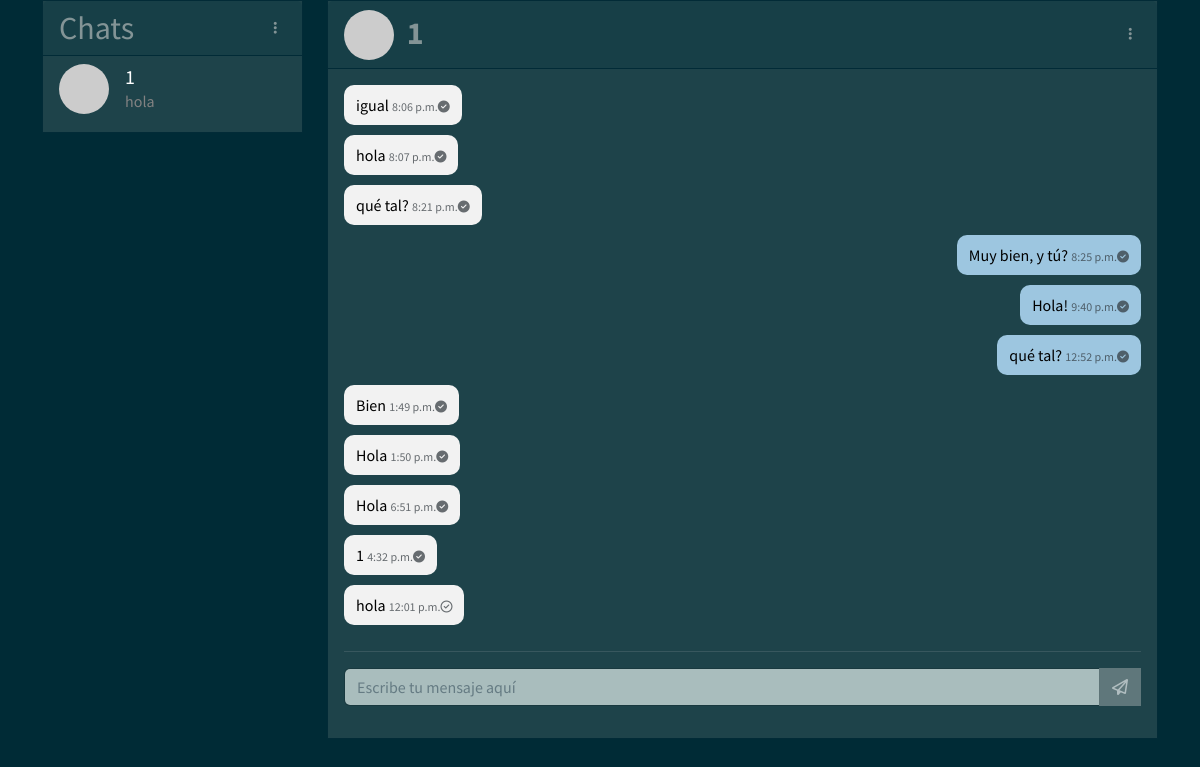
/1/ (signed in), run on the app's committed database.
### accounts/models.py (models this page shows, shortened)
class Message(models.Model):
    STATUS = (
        ('el_none', 'None Eliminated'),
        ('el_sender', 'Sender Eliminated'),
        ('el_recipient', 'Recipient Eliminated'),
        ('el_both', 'Both Eliminated')
    )
    sender = models.ForeignKey(User, on_delete=models.CASCADE, related_name='sent_messages')
    recipient = models.ForeignKey(User, on_delete=models.CASCADE, related_name='received_messages')
    message = models.TextField()
    created_at = models.DateTimeField(auto_now_add=True)
    is_read = models.BooleanField(default=False)
    eliminated = models.CharField(max_length=20, choices=STATUS, default='el_none')

### accounts/views.py (the view, shortened to what this page needs)
# urls.py: path('', HomeView.as_view(), name='home'),
class HomeView(LoginRequiredMixin, TemplateView):
    template_name = 'accounts/home.html'
    def get(self, request, *args, **kwargs):
        context = super().get_context_data(**kwargs)
        sender = User.objects.get(id=request.user.id)
        data = {}
        chats = get_users_with_messages(sender)
        data['chats'] = []
        friends = Friends.objects.filter(user_id=sender.id)
        data['friends'] = friends
        if kwargs.get('id'):
            recipient = User.objects.get(id=kwargs['id'])
            data['recipient'] = recipient
            msgs = Message.objects.filter(Q(sender=sender, recipient=recipient) | Q(sender=recipient, recipient=sender)).order_by('created_at')
            if msgs.first().sender == sender:
                eliminated = 'el_sender'
            else:
                eliminated = 'el_recipient'
            for msg in msgs:
                if msg.eliminated == eliminated or msg.eliminated == 'el_both':
                    msgs = msgs.exclude(id=msg.id)
            data['messages'] = msgs
            for msg in data['messages']:
                message_as_read(request.user, recipient, msg.id)
        for chat in chats:
            last_message = Message.objects.filter(Q(sender=sender, recipient=chat) | Q(sender=chat, recipient=sender)).last()
            if friends.filter(friend_id=chat.id).exists():
                recipient_name = friends.get(friend_id=chat.id).name_save
                data['chats'].append({
                    'user': chat,
                    'name_save': recipient_name,
                    'last_message': last_message,
                    'is_friend': True,
                })
            else:
                data['chats'].append({
                    'user': chat,
                    'name_save': chat.id,
                    'last_message': last_message,
                    'is_friend': False,
                })
            context['data'] = data
        return self.render_to_response(context)

### accounts/views.py (called while the page is built)
def message_as_read(sender, recipient, msg_id):
    msg = get_object_or_404(Message, id=msg_id)
    if msg.sender == recipient:
        msg.is_read = True
        msg.save()
    return msg

### template/accounts/home.html (shortened to what this page needs)
{% extends 'accounts/base.html' %}
{% load static %}
{% block content %}
<div class="container">
    <div class="row">
        <div class="col-md-3">
            <div class="card rounded-0">
                <div class="card-header">
                    <div class="d-flex justify-content-between align-items-center">
                        <h2 class="m-0">Chats</h2>
                        <div class="dropdown">
                            <a class="btn btn-sm btn-link text-muted dropdown-toggle-noarrow" href="#" role="button" data-bs-toggle="dropdown" aria-expanded="false">
                                <i class="fas fa-ellipsis-v"></i>
                            </a>
                        </div>
                    </div>
                </div>
                <div class="card-body p-0">
                    <ul class="list-group list-group-flush contact-section">
                        {% for c in data.chats %}
                        <li class="list-group-item">
                            <a href="{% url 'accounts:chat' id=c.user.id %}" style="text-decoration: none;">
                                <div class="d-flex align-items-center">
                                    <img src="https://via.placeholder.com/48x48" class="rounded-circle me-3" width="50"
                                        height="50" alt="Foto de perfil">
                                    <div class="flex-grow-1 overflow-hidden text-truncate">
                                        <h5 class="f-name mt-0 mb-0">{{ c.name_save }}</h5>
                                        <p class="last-msg  mb-0">{% if c.last_message.sender == request.user %}<strong>Tú: </strong>{{c.last_message.message}} {% else %} {{ c.last_message.message }} {% endif %}</p>
                                    </div>
                                </div>
                            </a>
                        </li>
                        {% endfor %}
                    </ul>
                </div>
            </div>
        </div>
        <div class="col-md-9">
            <div class="card rounded-0">
                {% if data.recipient %}
                <div class="card-header d-flex justify-content-between align-items-center">
                    <img src="https://via.placeholder.com/48x48" class="rounded-circle" width="50" height="50"
                        alt="Foto de perfil">
                    {% for c in data.chats %}
                    {% if c.user.id == data.recipient.id %}
                    <h2 id="name_id" class="card-title me-auto"> <strong>&#160 {{ c.name_save }}</strong></h2>
                    <div class="dropdown">
                        <a class="btn btn-sm btn-link text-muted dropdown-toggle-noarrow ms-auto" href="#" role="button" data-bs-toggle="dropdown" aria-expanded="false">
                            <i class="fas fa-ellipsis-v"></i>
                        </a>
                    </div>
                    {% endif %}
                    {% endfor %}
                </div>
                <div class="card-body mb-3">
                    <div class="chat-section" id="chat-section">
                        <ul class="list-unstyled">
                            {% for m in data.messages %}
                            <li class="message {% if m.sender == request.user %}sent{% else %}received{% endif %}">
                                <p class="p-msg">{{m.message}} <small>{{ m.created_at|date:"g:i a" }}<i class="{%if m.is_read %} fas fa-check-circle {% else %} far fa-check-circle {% endif %}"></i></small></p>
                            </li>
                            {% endfor %}
                        </ul>
                    </div>
                    <hr>
                    <form method="POST">
                        <div class="input-group">
                            <input type="text" name="msg" id="msg" placeholder="Escribe tu mensaje aquí" class="form-control shadow-none" autocomplete="off">
                            <div class="input-group-append">
                                <button class="btn btn-secondary rounded-0" id="send" type="submit" disabled><i class="far fa-paper-plane"></i></button>
                            </div>
                        </div>
                    </form>
                </div>
                {% else %}
                <div class="card-body chat-section text-center d-flex justify-content-center align-items-center">
                    <h1>No hay ningún chat abierto</h1>
                </div>
                {% endif %}
            </div>
        </div>
    </div>
</div>
{% endblock %}

### static/css/base.css (style rules this page uses)
#name_id { display: inline-block; vertical-align: top; margin-top: 5px; }
.contact-section { max-height: 550px; overflow-y: auto; }
.f-name { color: white; font-size: 20px; margin-bottom: 10px; }
.last-msg { color: #828282; font-size: 16px; }
.chat-section { overflow-y: auto; height: 550px; margin-bottom: 10px; }
ul { padding: 0; margin: 0; list-style: none; }
li { margin-bottom: 10px; font-size: 16px; line-height: 1.5; display: flex; align-items: flex-end; }
li p.p-msg { color: black; background: #f2f2f2; border-radius: 10px; padding: 8px 12px; margin: 0; max-width: 60%; }
li.sent p.p-msg { background-color: #9dc6e0; margin-left: auto; margin-right: 0; }
li.sent small { font-size: 12px; color: #30373cb7; text-align: right; margin-left: auto; margin-right: 0; }
li.received small { font-size: 12px; color: #30373cb7; text-align: left; margin-left: 0; margin-right: auto; }

### data on the page
Message: message "igual", created_at "8:06 p.m.", is_read True (drawn)
Message: message "hola", created_at "8:07 p.m.", is_read True (drawn)
Message: message "qué tal?", created_at "8:21 p.m.", is_read True (drawn)
Message: message "Muy bien, y tú?", created_at "8:25 p.m.", is_read True (drawn)
Message: message "Hola!", created_at "9:40 p.m.", is_read True (drawn)
Message: message "qué tal?", created_at "12:52 p.m.", is_read True (drawn)
Message: message "Bien", created_at "1:49 p.m.", is_read True (drawn)
Message: message "Hola", created_at "1:50 p.m.", is_read True (drawn)
Message: message "Hola", created_at "6:51 p.m.", is_read True (drawn)
Message: message "1", created_at "4:32 p.m.", is_read True (drawn)
Message: message "hola", created_at "12:01 p.m.", is_read False (drawn)

### other printed values
{{ c.name_save }} "1"
{{ c.last_message.message }} "hola"
